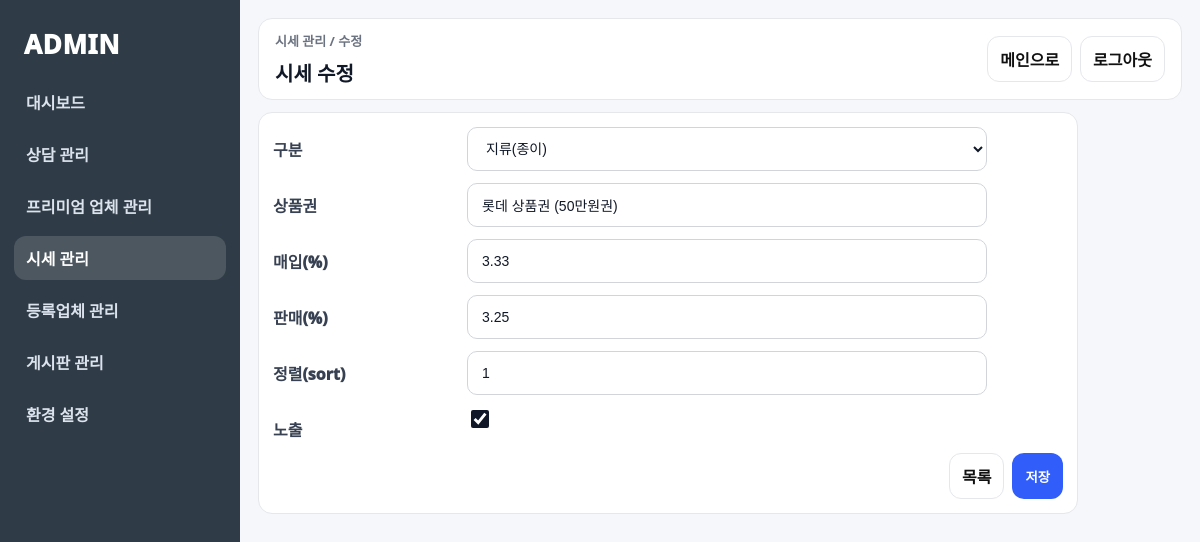
/adm/prices/1/edit/ (signed in), run on the app's committed database.
### leads/models.py (models this page shows, shortened)
class GiftcardPrice(models.Model):
    class Kind(models.TextChoices):
        PAPER = "PAPER", "지류(종이)"
        MOBILE = "MOBILE", "모바일"
    name = models.CharField(max_length=50, verbose_name="상품권명")
    kind = models.CharField(max_length=10, choices=Kind.choices, verbose_name="구분")
    face_value = models.PositiveIntegerField(default=0, verbose_name="액면가")
    buy_price = models.PositiveIntegerField(default=0, verbose_name="매입가")
    buy_rate = models.DecimalField(max_digits=5, decimal_places=2, default=0, verbose_name="매입 퍼센트")
    sell_price = models.PositiveIntegerField(default=0, verbose_name="판매가")
    sell_rate = models.DecimalField(max_digits=5, decimal_places=2, default=0, verbose_name="판매 퍼센트")
    is_active = models.BooleanField(default=True, verbose_name="노출 여부")
    sort = models.PositiveSmallIntegerField(default=1, verbose_name="정렬순서")
    created_at = models.DateTimeField(auto_now_add=True)
    updated_at = models.DateTimeField(auto_now=True)

### leads/views.py (the view)
# urls.py: path("adm/prices/<int:price_id>/edit/", views.adm_price_update, name="adm_price_update"),
@login_required
def adm_price_update(request, price_id: int):
    obj = get_object_or_404(GiftcardPrice, id=price_id)
    if request.method == "POST":
        form = GiftcardPriceForm(request.POST, instance=obj)
        if form.is_valid():
            form.save()
            messages.success(request, "시세가 수정되었습니다.")
            return redirect("adm_price_list")
    else:
        form = GiftcardPriceForm(instance=obj)
    return render(request, "adm/price_form.html", {
        "form": form,
        "mode": "update",
        "obj": obj,
        "active_menu": "prices",
    })

### leads/forms.py
class GiftcardPriceForm(forms.ModelForm):
    class Meta:
        model = GiftcardPrice
        fields = [
            "kind",
            "name",
            "face_value",
            "buy_price",
            "buy_rate",
            "sell_price",
            "sell_rate",
            "is_active",
            "sort",
        ]
        widgets = {
            "kind": forms.Select(attrs={"class": "form-select"}),
            "name": forms.TextInput(attrs={"class": "form-control"}),
            "face_value": forms.NumberInput(attrs={"class": "form-control"}),
            "buy_price": forms.NumberInput(attrs={"class": "form-control"}),
            "buy_rate": forms.NumberInput(attrs={"class": "form-control"}),
            "sell_price": forms.NumberInput(attrs={"class": "form-control"}),
            "sell_rate": forms.NumberInput(attrs={"class": "form-control"}),
            "sort": forms.NumberInput(attrs={"class": "form-control"}),
        }

### leads/context_processors.py (called while the page is built)
def side_company_box(request):
    if not request.user.is_authenticated:
        return {
            "side_favorites": [],
            "side_recent_companies": [],
        }
    favorites = (
        FavoriteCompany.objects
        .filter(user=request.user)
        .select_related("company")
        .order_by("-created_at")[:5]
    )
    recent = (
        RecentView.objects
        .filter(user=request.user)
        .select_related("company")
        .order_by("-viewed_at")[:5]
    )
    return {
        "side_favorites": favorites,
        "side_recent_companies": recent,
    }

def visitor_count(request):
    today = timezone.now().date()
    today_obj = VisitorCount.objects.filter(date=today).first()
    today_count = today_obj.count if today_obj else 0
    total_count = VisitorCount.objects.aggregate(total=Sum("count"))["total"] or 0
    return{
        'today_visitors':today_count,
        'total_visitors':total_count,
    }

### templates/adm/price_form.html (shortened to what this page needs)
{% extends "adm/base.html" %}
{% block breadcrumbs %}시세 관리 / {% if mode == 'create' %}등록{% else %}수정{% endif %}{% endblock %}
{% block page_title %}시세 {% if mode == 'create' %}등록{% else %}수정{% endif %}{% endblock %}
{% block content %}
<div class="cardx" style="max-width:820px;">
  <form method="post">
    <div class="formgrid">
      <label>구분</label>
      <div class="field">{{ form.kind }}</div>
      <label>상품권</label>
      <div class="field">{{ form.name }}</div>
      <label>매입(%)</label>
      <div class="field">{{ form.buy_rate }}</div>
      <label>판매(%)</label>
      <div class="field">{{ form.sell_rate }}</div>
      <label>정렬(sort)</label>
      <div class="field">{{ form.sort }}</div>
      <label>노출</label>
      <div class="field">{{ form.is_active }}</div>
    </div>
    <div style="margin-top:12px; display:flex; gap:8px; justify-content:flex-end;">
      <a class="btnx" href="{% url 'adm_price_list' %}">목록</a>
      <button class="btnx primary" type="submit">저장</button>
    </div>
  </form>
</div>
{% endblock %}

### static/adm/css/adm.css (style rules this page uses)
:root { --bg:#f5f7fb; --card:#ffffff; --line:#e5e7eb; --text:#111827; --muted:#6b7280; --sidebar:#2f3b46; --blue:#315efb; }
* { box-sizing:border-box; }
body { margin:0; font-family:system-ui,-apple-system,"Segoe UI",Roboto,"Noto Sans KR",sans-serif; color:var(--text); background:var(--bg); }
.btnx { display:inline-flex; align-items:center; justify-content:center; padding:10px 12px; border-radius:12px; border:1px solid var(--line); background:#fff; text-decoration:none; font-weight:1000; color:#111; cursor:pointer; }
.btnx.primary { background:var(--blue); color:#fff; border-color:transparent; }
.cardx { background:var(--card); border:1px solid var(--line); border-radius:14px; padding:14px; }
.formgrid { display:grid; grid-template-columns: 180px 1fr; gap:12px 14px; align-items:start; }
.formgrid > label { font-weight:1000; color:#374151; padding-top:10px; }
.field { max-width:520px; }
.field { width:100%; }
.inputx, .field input[type="text"], .field input[type="url"], .field input[type="number"], .field input[type="color"], .field input[type="file"], .field select, .field textarea { width:100%; min-height:44px; padding:0 14px; border:1px solid #d1d5db; border-radius:10px; background:#fff; color:#111827; font-size:14px; box-sizing:border-box; outline:none; transition:border-color .2s ease, box-shadow .2s ease; }
.checkx, .field input[type="checkbox"] { width:18px; height:18px; accent-color:#111827; cursor:pointer; }
.cardx form { width:100%; }

### data on the page
GiftcardPrice: kind "지류(종이)", name "롯데 상품권 (50만원권)", buy_rate "3.33", sell_rate "3.25", sort "1", is_active "☑"
